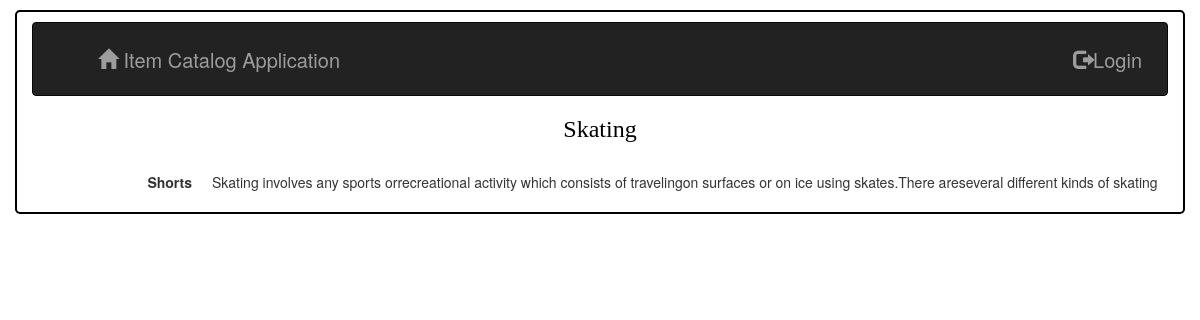
Screenshot of /catalog/8/item/12 with the database file from the repository.
### database_setup.py (models this page shows, shortened)
class Categories(Base):
    __tablename__ = 'categories'
    id = Column(Integer, primary_key=True)
    name = Column(String(250), nullable=False)
    user_id = Column(Integer, ForeignKey('user.id'))
    user = relationship(User)

class CategoryItem(Base):
    __tablename__ = 'category_item'
    name = Column(String(80), nullable=False)
    id = Column(Integer, primary_key=True)
    description = Column(String(250))
    categories_id = Column(Integer, ForeignKey('categories.id'))
    categories = relationship(Categories, single_parent=True)
    user_id = Column(Integer, ForeignKey('user.id'))
    user = relationship(User)

### application.py (the view)
@app.route('/catalog/<int:categories_id>/item/<int:items_id>')
def showItem(categories_id, items_id):
    categories = session.query(Categories).filter_by(id=categories_id).one()
    items = session.query(CategoryItem).filter_by(id=items_id).one()
    if 'username' not in login_session or \
            items.user_id != login_session['user_id']:
        return render_template('itemfornonymous.html', categories=categories,
                               items=items)
    else:  # if user is the creator, able to access update and delete the item
        return render_template('itemforauthorize.html',
                               categories=categories, items=items)

### templates/itemfornonymous.html (shortened to what this page needs)
{% extends "main.html" %}
{% block content %}
{% include "header.html" %}
<h3 style="text-align: center; font-family: italic;"><a href = "{{url_for('showCategories', categories_id=categories.id)}}" style="color:black">{{categories.name}}</a></h3>
<dl class="dl-horizontal">
  <dt>{{items.name}}</dt>
  <dd>{{items.description}}</dd>
</dl>
{% endblock %}

### rows the page displays
Categories: name "Skating"
CategoryItem: name "Shorts", description "Skating involves any sports orrecreational activity which consists of travelingon surfaces or on ice using skates.There areseveral different kinds of skating"
